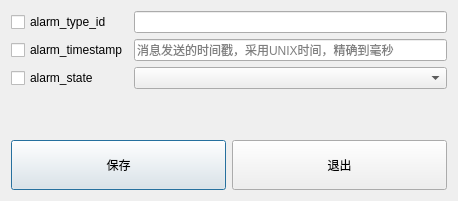
<?xml version="1.0" encoding="UTF-8"?>
<ui version="4.0">
 <class>AlarmDialog</class>
 <widget class="QDialog" name="AlarmDialog">
  <property name="geometry">
   <rect>
    <x>0</x>
    <y>0</y>
    <width>458</width>
    <height>201</height>
   </rect>
  </property>
  <property name="windowTitle">
   <string>Dialog</string>
  </property>
  <layout class="QGridLayout" name="gridLayout_2">
   <item row="0" column="0" colspan="2">
    <layout class="QGridLayout" name="gridLayout">
     <item row="0" column="0">
      <widget class="QCheckBox" name="checkBox_alarm_type_id">
       <property name="sizePolicy">
        <sizepolicy hsizetype="Minimum" vsizetype="Preferred">
         <horstretch>0</horstretch>
         <verstretch>0</verstretch>
        </sizepolicy>
       </property>
       <property name="text">
        <string>alarm_type_id</string>
       </property>
      </widget>
     </item>
     <item row="2" column="0">
      <widget class="QCheckBox" name="checkBox_alarm_state">
       <property name="sizePolicy">
        <sizepolicy hsizetype="Minimum" vsizetype="Preferred">
         <horstretch>0</horstretch>
         <verstretch>0</verstretch>
        </sizepolicy>
       </property>
       <property name="text">
        <string>alarm_state</string>
       </property>
      </widget>
     </item>
     <item row="1" column="0">
      <widget class="QCheckBox" name="checkBox_alarm_timestamp">
       <property name="sizePolicy">
        <sizepolicy hsizetype="Minimum" vsizetype="Preferred">
         <horstretch>0</horstretch>
         <verstretch>0</verstretch>
        </sizepolicy>
       </property>
       <property name="text">
        <string>alarm_timestamp</string>
       </property>
      </widget>
     </item>
     <item row="0" column="1">
      <widget class="QLineEdit" name="lineEdit_alarm_type_id">
       <property name="sizePolicy">
        <sizepolicy hsizetype="Expanding" vsizetype="Maximum">
         <horstretch>0</horstretch>
         <verstretch>0</verstretch>
        </sizepolicy>
       </property>
      </widget>
     </item>
     <item row="1" column="1">
      <widget class="QLineEdit" name="lineEdit_alarm_timestamp">
       <property name="sizePolicy">
        <sizepolicy hsizetype="Expanding" vsizetype="Maximum">
         <horstretch>0</horstretch>
         <verstretch>0</verstretch>
        </sizepolicy>
       </property>
       <property name="placeholderText">
        <string>消息发送的时间戳，采用UNIX时间，精确到毫秒</string>
       </property>
      </widget>
     </item>
     <item row="2" column="1">
      <widget class="QComboBox" name="comboBox_alarm_state">
       <property name="sizePolicy">
        <sizepolicy hsizetype="Preferred" vsizetype="Maximum">
         <horstretch>0</horstretch>
         <verstretch>0</verstretch>
        </sizepolicy>
       </property>
      </widget>
     </item>
    </layout>
   </item>
   <item row="2" column="0">
    <widget class="QPushButton" name="pushButton_save">
     <property name="sizePolicy">
      <sizepolicy hsizetype="Minimum" vsizetype="Fixed">
       <horstretch>0</horstretch>
       <verstretch>0</verstretch>
      </sizepolicy>
     </property>
     <property name="minimumSize">
      <size>
       <width>0</width>
       <height>50</height>
      </size>
     </property>
     <property name="text">
      <string>保存</string>
     </property>
    </widget>
   </item>
   <item row="2" column="1">
    <widget class="QPushButton" name="pushButton_quit">
     <property name="sizePolicy">
      <sizepolicy hsizetype="Minimum" vsizetype="Fixed">
       <horstretch>0</horstretch>
       <verstretch>0</verstretch>
      </sizepolicy>
     </property>
     <property name="minimumSize">
      <size>
       <width>0</width>
       <height>50</height>
      </size>
     </property>
     <property name="text">
      <string>退出</string>
     </property>
    </widget>
   </item>
   <item row="1" column="0">
    <spacer name="verticalSpacer">
     <property name="orientation">
      <enum>Qt::Vertical</enum>
     </property>
     <property name="sizeHint" stdset="0">
      <size>
       <width>20</width>
       <height>40</height>
      </size>
     </property>
    </spacer>
   </item>
  </layout>
 </widget>
 <resources/>
 <connections/>
</ui>
